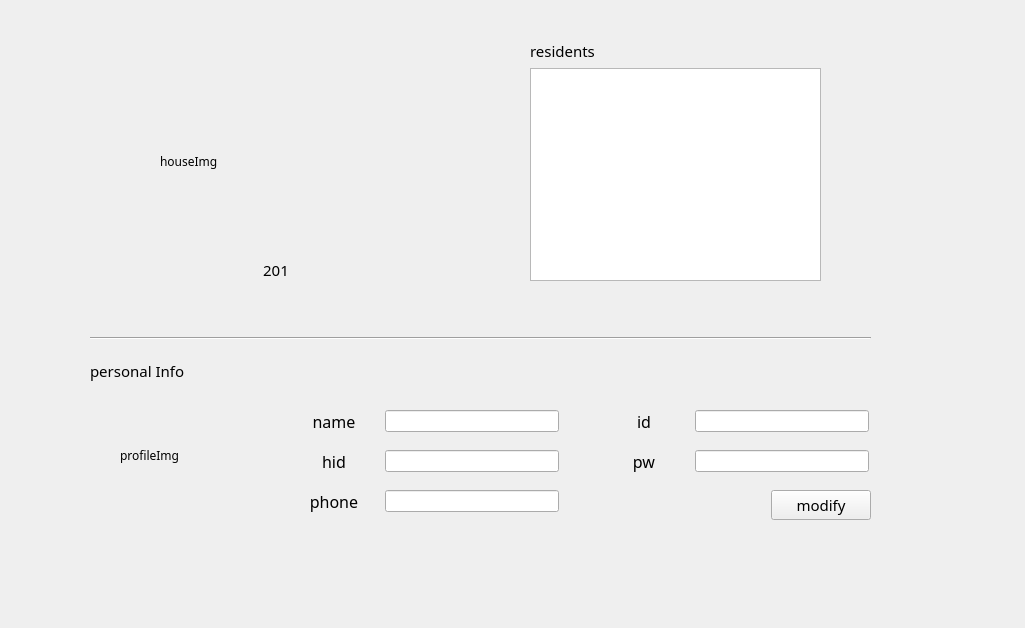
<?xml version="1.0" encoding="UTF-8"?>
<ui version="4.0">
 <class>ResidentHomeWidget</class>
 <widget class="QWidget" name="ResidentHomeWidget">
  <property name="geometry">
   <rect>
    <x>0</x>
    <y>0</y>
    <width>1025</width>
    <height>628</height>
   </rect>
  </property>
  <property name="font">
   <font>
    <family>한화 L</family>
   </font>
  </property>
  <property name="windowTitle">
   <string>Form</string>
  </property>
  <widget class="QWidget" name="layoutWidget">
   <property name="geometry">
    <rect>
     <x>90</x>
     <y>360</y>
     <width>661</width>
     <height>22</height>
    </rect>
   </property>
   <layout class="QHBoxLayout" name="horizontalLayout_3">
    <item>
     <widget class="QLabel" name="label_2">
      <property name="font">
       <font>
        <family>한화 L</family>
        <pointsize>11</pointsize>
       </font>
      </property>
      <property name="text">
       <string>personal Info</string>
      </property>
     </widget>
    </item>
    <item>
     <spacer name="horizontalSpacer_4">
      <property name="orientation">
       <enum>Qt::Orientation::Horizontal</enum>
      </property>
      <property name="sizeHint" stdset="0">
       <size>
        <width>40</width>
        <height>20</height>
       </size>
      </property>
     </spacer>
    </item>
   </layout>
  </widget>
  <widget class="QLabel" name="profileImg">
   <property name="geometry">
    <rect>
     <x>120</x>
     <y>400</y>
     <width>121</width>
     <height>111</height>
    </rect>
   </property>
   <property name="text">
    <string>profileImg</string>
   </property>
  </widget>
  <widget class="QWidget" name="layoutWidget_2">
   <property name="geometry">
    <rect>
     <x>290</x>
     <y>410</y>
     <width>269</width>
     <height>22</height>
    </rect>
   </property>
   <layout class="QHBoxLayout" name="horizontalLayout_4">
    <property name="leftMargin">
     <number>14</number>
    </property>
    <item>
     <widget class="QLabel" name="nameLabel">
      <property name="sizePolicy">
       <sizepolicy hsizetype="Minimum" vsizetype="Preferred">
        <horstretch>0</horstretch>
        <verstretch>0</verstretch>
       </sizepolicy>
      </property>
      <property name="minimumSize">
       <size>
        <width>60</width>
        <height>0</height>
       </size>
      </property>
      <property name="font">
       <font>
        <family>한화 L</family>
        <pointsize>12</pointsize>
       </font>
      </property>
      <property name="text">
       <string>name</string>
      </property>
      <property name="alignment">
       <set>Qt::AlignmentFlag::AlignCenter</set>
      </property>
     </widget>
    </item>
    <item>
     <spacer name="horizontalSpacer_5">
      <property name="orientation">
       <enum>Qt::Orientation::Horizontal</enum>
      </property>
      <property name="sizeType">
       <enum>QSizePolicy::Policy::Maximum</enum>
      </property>
      <property name="sizeHint" stdset="0">
       <size>
        <width>15</width>
        <height>20</height>
       </size>
      </property>
     </spacer>
    </item>
    <item>
     <widget class="QLineEdit" name="nameEdit">
      <property name="sizePolicy">
       <sizepolicy hsizetype="Expanding" vsizetype="Maximum">
        <horstretch>0</horstretch>
        <verstretch>0</verstretch>
       </sizepolicy>
      </property>
      <property name="maximumSize">
       <size>
        <width>16777215</width>
        <height>35</height>
       </size>
      </property>
      <property name="font">
       <font>
        <family>한화 L</family>
        <pointsize>9</pointsize>
       </font>
      </property>
     </widget>
    </item>
   </layout>
  </widget>
  <widget class="QWidget" name="layoutWidget_3">
   <property name="geometry">
    <rect>
     <x>290</x>
     <y>450</y>
     <width>269</width>
     <height>22</height>
    </rect>
   </property>
   <layout class="QHBoxLayout" name="horizontalLayout_5">
    <property name="leftMargin">
     <number>14</number>
    </property>
    <item>
     <widget class="QLabel" name="nameLabel_2">
      <property name="sizePolicy">
       <sizepolicy hsizetype="Minimum" vsizetype="Preferred">
        <horstretch>0</horstretch>
        <verstretch>0</verstretch>
       </sizepolicy>
      </property>
      <property name="minimumSize">
       <size>
        <width>60</width>
        <height>0</height>
       </size>
      </property>
      <property name="font">
       <font>
        <family>한화 L</family>
        <pointsize>12</pointsize>
       </font>
      </property>
      <property name="text">
       <string>hid</string>
      </property>
      <property name="alignment">
       <set>Qt::AlignmentFlag::AlignCenter</set>
      </property>
     </widget>
    </item>
    <item>
     <spacer name="horizontalSpacer_6">
      <property name="orientation">
       <enum>Qt::Orientation::Horizontal</enum>
      </property>
      <property name="sizeType">
       <enum>QSizePolicy::Policy::Maximum</enum>
      </property>
      <property name="sizeHint" stdset="0">
       <size>
        <width>15</width>
        <height>20</height>
       </size>
      </property>
     </spacer>
    </item>
    <item>
     <widget class="QLineEdit" name="hidEdit">
      <property name="sizePolicy">
       <sizepolicy hsizetype="Expanding" vsizetype="Maximum">
        <horstretch>0</horstretch>
        <verstretch>0</verstretch>
       </sizepolicy>
      </property>
      <property name="maximumSize">
       <size>
        <width>16777215</width>
        <height>35</height>
       </size>
      </property>
      <property name="font">
       <font>
        <family>한화 L</family>
        <pointsize>9</pointsize>
       </font>
      </property>
     </widget>
    </item>
   </layout>
  </widget>
  <widget class="QWidget" name="layoutWidget_4">
   <property name="geometry">
    <rect>
     <x>290</x>
     <y>490</y>
     <width>269</width>
     <height>22</height>
    </rect>
   </property>
   <layout class="QHBoxLayout" name="horizontalLayout_6">
    <property name="leftMargin">
     <number>14</number>
    </property>
    <item>
     <widget class="QLabel" name="nameLabel_3">
      <property name="sizePolicy">
       <sizepolicy hsizetype="Minimum" vsizetype="Preferred">
        <horstretch>0</horstretch>
        <verstretch>0</verstretch>
       </sizepolicy>
      </property>
      <property name="minimumSize">
       <size>
        <width>60</width>
        <height>0</height>
       </size>
      </property>
      <property name="font">
       <font>
        <family>한화 L</family>
        <pointsize>12</pointsize>
       </font>
      </property>
      <property name="text">
       <string>phone</string>
      </property>
      <property name="alignment">
       <set>Qt::AlignmentFlag::AlignCenter</set>
      </property>
     </widget>
    </item>
    <item>
     <spacer name="horizontalSpacer_7">
      <property name="orientation">
       <enum>Qt::Orientation::Horizontal</enum>
      </property>
      <property name="sizeType">
       <enum>QSizePolicy::Policy::Maximum</enum>
      </property>
      <property name="sizeHint" stdset="0">
       <size>
        <width>15</width>
        <height>20</height>
       </size>
      </property>
     </spacer>
    </item>
    <item>
     <widget class="QLineEdit" name="phoneEdit">
      <property name="sizePolicy">
       <sizepolicy hsizetype="Expanding" vsizetype="Maximum">
        <horstretch>0</horstretch>
        <verstretch>0</verstretch>
       </sizepolicy>
      </property>
      <property name="maximumSize">
       <size>
        <width>16777215</width>
        <height>35</height>
       </size>
      </property>
      <property name="font">
       <font>
        <family>한화 L</family>
        <pointsize>9</pointsize>
       </font>
      </property>
     </widget>
    </item>
   </layout>
  </widget>
  <widget class="QWidget" name="layoutWidget_5">
   <property name="geometry">
    <rect>
     <x>600</x>
     <y>410</y>
     <width>269</width>
     <height>22</height>
    </rect>
   </property>
   <layout class="QHBoxLayout" name="horizontalLayout_7">
    <property name="leftMargin">
     <number>14</number>
    </property>
    <item>
     <widget class="QLabel" name="nameLabel_4">
      <property name="sizePolicy">
       <sizepolicy hsizetype="Minimum" vsizetype="Preferred">
        <horstretch>0</horstretch>
        <verstretch>0</verstretch>
       </sizepolicy>
      </property>
      <property name="minimumSize">
       <size>
        <width>60</width>
        <height>0</height>
       </size>
      </property>
      <property name="font">
       <font>
        <family>한화 L</family>
        <pointsize>12</pointsize>
       </font>
      </property>
      <property name="text">
       <string>id</string>
      </property>
      <property name="alignment">
       <set>Qt::AlignmentFlag::AlignCenter</set>
      </property>
     </widget>
    </item>
    <item>
     <spacer name="horizontalSpacer_8">
      <property name="orientation">
       <enum>Qt::Orientation::Horizontal</enum>
      </property>
      <property name="sizeType">
       <enum>QSizePolicy::Policy::Maximum</enum>
      </property>
      <property name="sizeHint" stdset="0">
       <size>
        <width>15</width>
        <height>20</height>
       </size>
      </property>
     </spacer>
    </item>
    <item>
     <widget class="QLineEdit" name="idEdit">
      <property name="sizePolicy">
       <sizepolicy hsizetype="Expanding" vsizetype="Maximum">
        <horstretch>0</horstretch>
        <verstretch>0</verstretch>
       </sizepolicy>
      </property>
      <property name="maximumSize">
       <size>
        <width>16777215</width>
        <height>35</height>
       </size>
      </property>
      <property name="font">
       <font>
        <family>한화 L</family>
        <pointsize>9</pointsize>
       </font>
      </property>
     </widget>
    </item>
   </layout>
  </widget>
  <widget class="QWidget" name="layoutWidget_6">
   <property name="geometry">
    <rect>
     <x>600</x>
     <y>450</y>
     <width>269</width>
     <height>22</height>
    </rect>
   </property>
   <layout class="QHBoxLayout" name="horizontalLayout_8">
    <property name="leftMargin">
     <number>14</number>
    </property>
    <item>
     <widget class="QLabel" name="nameLabel_5">
      <property name="sizePolicy">
       <sizepolicy hsizetype="Minimum" vsizetype="Preferred">
        <horstretch>0</horstretch>
        <verstretch>0</verstretch>
       </sizepolicy>
      </property>
      <property name="minimumSize">
       <size>
        <width>60</width>
        <height>0</height>
       </size>
      </property>
      <property name="font">
       <font>
        <family>한화 L</family>
        <pointsize>12</pointsize>
       </font>
      </property>
      <property name="text">
       <string>pw</string>
      </property>
      <property name="alignment">
       <set>Qt::AlignmentFlag::AlignCenter</set>
      </property>
     </widget>
    </item>
    <item>
     <spacer name="horizontalSpacer_9">
      <property name="orientation">
       <enum>Qt::Orientation::Horizontal</enum>
      </property>
      <property name="sizeType">
       <enum>QSizePolicy::Policy::Maximum</enum>
      </property>
      <property name="sizeHint" stdset="0">
       <size>
        <width>15</width>
        <height>20</height>
       </size>
      </property>
     </spacer>
    </item>
    <item>
     <widget class="QLineEdit" name="pwEdit">
      <property name="sizePolicy">
       <sizepolicy hsizetype="Expanding" vsizetype="Maximum">
        <horstretch>0</horstretch>
        <verstretch>0</verstretch>
       </sizepolicy>
      </property>
      <property name="maximumSize">
       <size>
        <width>16777215</width>
        <height>35</height>
       </size>
      </property>
      <property name="font">
       <font>
        <family>한화 L</family>
        <pointsize>9</pointsize>
       </font>
      </property>
     </widget>
    </item>
   </layout>
  </widget>
  <widget class="Line" name="line">
   <property name="geometry">
    <rect>
     <x>90</x>
     <y>330</y>
     <width>781</width>
     <height>16</height>
    </rect>
   </property>
   <property name="orientation">
    <enum>Qt::Orientation::Horizontal</enum>
   </property>
  </widget>
  <widget class="QWidget" name="">
   <property name="geometry">
    <rect>
     <x>160</x>
     <y>70</y>
     <width>231</width>
     <height>211</height>
    </rect>
   </property>
   <layout class="QVBoxLayout" name="verticalLayout">
    <item>
     <widget class="QLabel" name="homeLogo">
      <property name="sizePolicy">
       <sizepolicy hsizetype="Preferred" vsizetype="Expanding">
        <horstretch>0</horstretch>
        <verstretch>0</verstretch>
       </sizepolicy>
      </property>
      <property name="text">
       <string>houseImg</string>
      </property>
     </widget>
    </item>
    <item>
     <layout class="QHBoxLayout" name="horizontalLayout">
      <item>
       <spacer name="horizontalSpacer">
        <property name="orientation">
         <enum>Qt::Orientation::Horizontal</enum>
        </property>
        <property name="sizeHint" stdset="0">
         <size>
          <width>40</width>
          <height>20</height>
         </size>
        </property>
       </spacer>
      </item>
      <item>
       <widget class="QLabel" name="hidLabel">
        <property name="font">
         <font>
          <family>한화 L</family>
          <pointsize>11</pointsize>
         </font>
        </property>
        <property name="text">
         <string>201</string>
        </property>
        <property name="alignment">
         <set>Qt::AlignmentFlag::AlignCenter</set>
        </property>
       </widget>
      </item>
      <item>
       <spacer name="horizontalSpacer_2">
        <property name="orientation">
         <enum>Qt::Orientation::Horizontal</enum>
        </property>
        <property name="sizeHint" stdset="0">
         <size>
          <width>40</width>
          <height>20</height>
         </size>
        </property>
       </spacer>
      </item>
     </layout>
    </item>
   </layout>
  </widget>
  <widget class="QWidget" name="">
   <property name="geometry">
    <rect>
     <x>530</x>
     <y>40</y>
     <width>291</width>
     <height>241</height>
    </rect>
   </property>
   <layout class="QVBoxLayout" name="verticalLayout_2">
    <item>
     <layout class="QHBoxLayout" name="horizontalLayout_2">
      <item>
       <widget class="QLabel" name="label">
        <property name="font">
         <font>
          <family>한화 L</family>
          <pointsize>11</pointsize>
         </font>
        </property>
        <property name="text">
         <string>residents</string>
        </property>
       </widget>
      </item>
      <item>
       <spacer name="horizontalSpacer_3">
        <property name="orientation">
         <enum>Qt::Orientation::Horizontal</enum>
        </property>
        <property name="sizeHint" stdset="0">
         <size>
          <width>40</width>
          <height>20</height>
         </size>
        </property>
       </spacer>
      </item>
     </layout>
    </item>
    <item>
     <widget class="QListWidget" name="residentListWidget">
      <property name="font">
       <font>
        <family>한화 L</family>
        <pointsize>11</pointsize>
       </font>
      </property>
     </widget>
    </item>
   </layout>
  </widget>
  <widget class="QWidget" name="">
   <property name="geometry">
    <rect>
     <x>600</x>
     <y>490</y>
     <width>271</width>
     <height>31</height>
    </rect>
   </property>
   <layout class="QHBoxLayout" name="horizontalLayout_9">
    <item>
     <spacer name="horizontalSpacer_10">
      <property name="orientation">
       <enum>Qt::Orientation::Horizontal</enum>
      </property>
      <property name="sizeHint" stdset="0">
       <size>
        <width>138</width>
        <height>20</height>
       </size>
      </property>
     </spacer>
    </item>
    <item>
     <widget class="QPushButton" name="modifyButton">
      <property name="sizePolicy">
       <sizepolicy hsizetype="Expanding" vsizetype="Maximum">
        <horstretch>0</horstretch>
        <verstretch>0</verstretch>
       </sizepolicy>
      </property>
      <property name="maximumSize">
       <size>
        <width>100</width>
        <height>30</height>
       </size>
      </property>
      <property name="font">
       <font>
        <family>한화 L</family>
        <pointsize>11</pointsize>
       </font>
      </property>
      <property name="text">
       <string>modify</string>
      </property>
     </widget>
    </item>
   </layout>
  </widget>
 </widget>
 <resources/>
 <connections/>
</ui>
